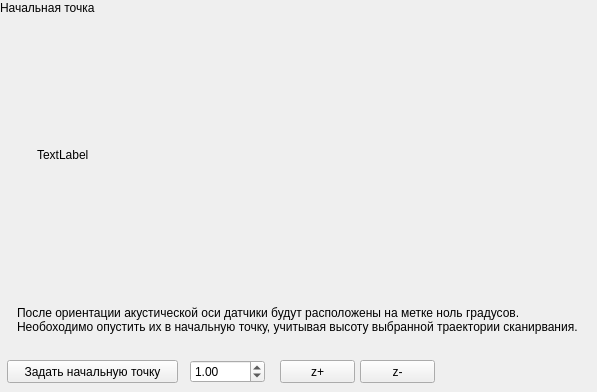
   <widget class="QWidget" name="page_5">
    <widget class="QLabel" name="label_23">
     <property name="geometry">
      <rect>
       <x>0</x>
       <y>0</y>
       <width>191</width>
       <height>16</height>
      </rect>
     </property>
     <property name="text">
      <string>Начальная точка</string>
     </property>
    </widget>
    <widget class="QPushButton" name="pushButtonZmMove_3">
     <property name="geometry">
      <rect>
       <x>360</x>
       <y>360</y>
       <width>75</width>
       <height>23</height>
      </rect>
     </property>
     <property name="text">
      <string>z-</string>
     </property>
    </widget>
    <widget class="QPushButton" name="pushButtonZpMove_3">
     <property name="geometry">
      <rect>
       <x>280</x>
       <y>360</y>
       <width>75</width>
       <height>23</height>
      </rect>
     </property>
     <property name="text">
      <string>z+</string>
     </property>
    </widget>
    <widget class="QLabel" name="label_18">
     <property name="geometry">
      <rect>
       <x>17</x>
       <y>299</y>
       <width>571</width>
       <height>41</height>
      </rect>
     </property>
     <property name="text">
      <string>После ориентации акустической оси датчики будут расположены на метке ноль градусов.  Необоходимо опустить их в начальную точку, учитывая высоту выбранной траектории сканирвания.</string>
     </property>
     <property name="wordWrap">
      <bool>true</bool>
     </property>
    </widget>
    <widget class="QDoubleSpinBox" name="SpinBoxZmove_3">
     <property name="geometry">
      <rect>
       <x>190</x>
       <y>360</y>
       <width>75</width>
       <height>23</height>
      </rect>
     </property>
     <property name="minimum">
      <double>0.000000000000000</double>
     </property>
     <property name="maximum">
      <double>100.000000000000000</double>
     </property>
     <property name="singleStep">
      <double>1.000000000000000</double>
     </property>
     <property name="value">
      <double>1.000000000000000</double>
     </property>
    </widget>
    <widget class="QLabel" name="labelFonFirstPoint">
     <property name="geometry">
      <rect>
       <x>37</x>
       <y>19</y>
       <width>551</width>
       <height>271</height>
      </rect>
     </property>
     <property name="text">
      <string>TextLabel</string>
     </property>
    </widget>
    <widget class="QPushButton" name="pushButtonHereShift">
     <property name="geometry">
      <rect>
       <x>7</x>
       <y>360</y>
       <width>171</width>
       <height>23</height>
      </rect>
     </property>
     <property name="text">
      <string>Задать начальную точку</string>
     </property>
    </widget>
   </widget>
